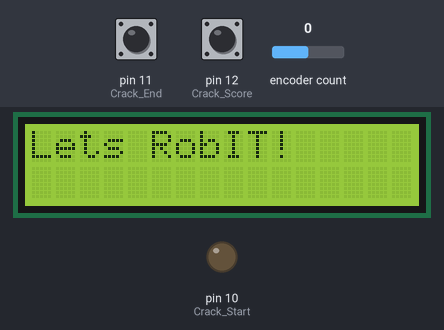
This sketch was run on a simulated Arduino Uno, built with avr-gcc and run on an emulated ATmega328P. Shown: 16×2 character LCD, output pins drawn as LEDs (lit = HIGH). Inputs (shaded band) come from the test bench; at power-on: encoder count 0, pin 11 (Crack_End) HIGH, pin 12 (Crack_Score) HIGH. Random numbers use the default seed unless the sketch sets one.

Above: at 4.2 s.
4.3 s: encoder count set to 2
At 5.8 s:
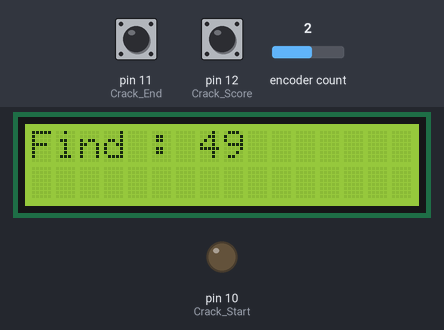
At 7.0 s:
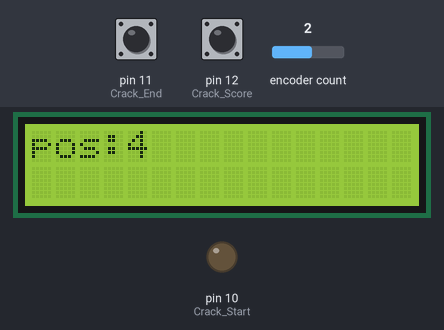
7.3 s: encoder count set to 3
At 8.3 s:
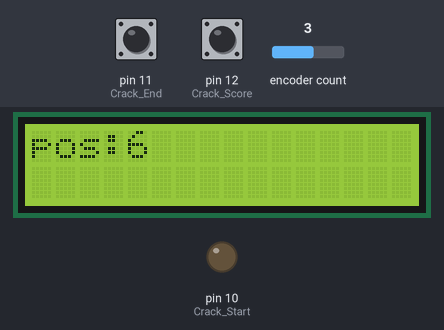
Timing chart, 0 to 18.0 s (numbered marks = the images above; inputs shaded):
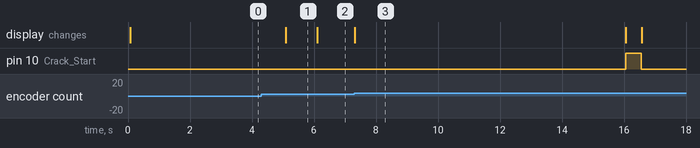

Measured:
- what the display in image 1 shows lasts 1.0 s, from 5.1 s to 6.1 s

The sketch:

TopLevel_Code.ino
```cpp
#include <Wire.h>
#include <LiquidCrystal_I2C.h>
#include <Arduino.h>
#include <RotaryEncoder.h>

#define Rotary_A A2
#define Rotary_B A3
#define Crack_Start 10
#define Crack_End 11
#define Crack_Score 12


LiquidCrystal_I2C lcd(0x27, 2, 1, 0, 4, 5, 6, 7, 3, POSITIVE);
RotaryEncoder encoder(Rotary_A,Rotary_B, RotaryEncoder::LatchMode::TWO03);
int game_delay = 0;
bool Round_Sucess = 0;
int action = 0;
int curround = 0;
int num2win = 99;
const int buttonPin = 2; // Button is connected to digital pin 2
int buttonState = 0;     // Variable to store the current state of the button
bool isDisplayOn = false;  // Variable to track whether the display is currently on or off
int sound_sensor = A0;
int soundValue = 0;
int button = 0;

void setup() {
  // put your setup code here, to run once:

  lcd.begin(16,2);
  lcd.clear();
  //pin for noise sensor
  pinMode(buttonPin, INPUT);
  //pins for
  game_delay = 5000;
  pinMode(Crack_Start,OUTPUT);
  pinMode(Crack_End, INPUT_PULLUP);
  pinMode(Crack_Score, INPUT_PULLUP);

}
void loop() {
    Round_Sucess = 1;
    game_delay = 5000;
    lcd.clear();
    lcd.print("Lets RobIT!");
    curround = 0;
    static int rot_pos = 0;
    digitalWrite(Crack_Start,0);
    while(Round_Sucess == 1 & curround < num2win){
    action = int(random(0,3)); //changed to not include 3rd input
    //make delay between actions smaller every time
    //in ms
    delay(game_delay);
    if(action == 0){
      int soundValue = 0; //create variable to store many different readings
      lcd.clear();
      lcd.print("GUARDS COMING!");
      delay(game_delay);
      //soundValue = 0; //create variable to store many different readings
      soundValue = analogRead(sound_sensor);
      if (soundValue > 350) {
        lcd.clear();
        Round_Sucess = 0;
        lcd.print("Womp Womp :(");
        delay(game_delay);
      }
      else{
      Round_Sucess = 1;
      lcd.clear();
      lcd.print("Guard Avoided!");
      delay(game_delay);
      }
    }

    ///TURN THE DIAL
    else if(action == 1){
      //start sequence
      lcd.clear();
      //generate random number
      int rot_code = int(random(0,100));
      //turn into string and display
      String rotcodes = String(rot_code);
      String placeholder = "Find : " + rotcodes;
      lcd.print(placeholder);
      //wait some amount of time so it displays
      delay(1000);
      //start timer
      unsigned long startTime = millis();
      //internal number rotation number
      int temp_rot = 0;
      //while loop to read encoder
      while (millis() - startTime < game_delay) { // 10-second timeout
          encoder.tick();
          int rot_pos = encoder.getPosition();
        //round win
        if(rot_pos == rot_code){
            lcd.clear();
            lcd.print("Code Cracked");
            delay(3000);
            Round_Sucess = 1;
            break;
            }
        //new number fo
        else if(temp_rot != rot_pos) {
          lcd.clear();
          lcd.print("pos:");
          String poss = String(rot_pos);
          lcd.print(poss);
          temp_rot = rot_pos;
        }
      }
      //Round Loss
      if(Round_Sucess == 0){
        lcd.clear();
        lcd.print("Womp Womp");
        delay(game_delay);
        }

    }

    else if(action == 2){
    lcd.clear();
    lcd.print("Crack the Code");
    digitalWrite(Crack_Start,1);
    delay(500);
    digitalWrite(Crack_Start,0);
    while(digitalRead(Crack_End) == 0 ){
        int i = 0;
    }
    Round_Sucess = digitalRead(Crack_Score);

    if(Round_Sucess == 0){
        lcd.clear();
        lcd.print("Womp Womp");
        delay(game_delay);
      }
     else{
      Round_Sucess = 1;
      lcd.clear();
      lcd.print("Safe Opened!");
      delay(game_delay);
      }
    }

  game_delay = game_delay - 50;
  curround++;
  }

  if(Round_Sucess == 0){
    lcd.clear();
    lcd.print("GAME OVER");
    delay(5000);
    String currround_string = String(curround);
    String disp = "SCORE : " + currround_string;
    lcd.clear();
    lcd.print(disp);
    delay(10000);
    lcd.clear();
    //break;
  }
  if(curround == num2win)
    {
      while(1){
      lcd.clear();
      lcd.print("WINNER");
      delay(2000);
      String currround_string = String(curround);
      String disp = "SCORE : " + currround_string;
      lcd.clear();
      lcd.print(disp);
      delay(10000);
      }
    }

  //}
}
```
